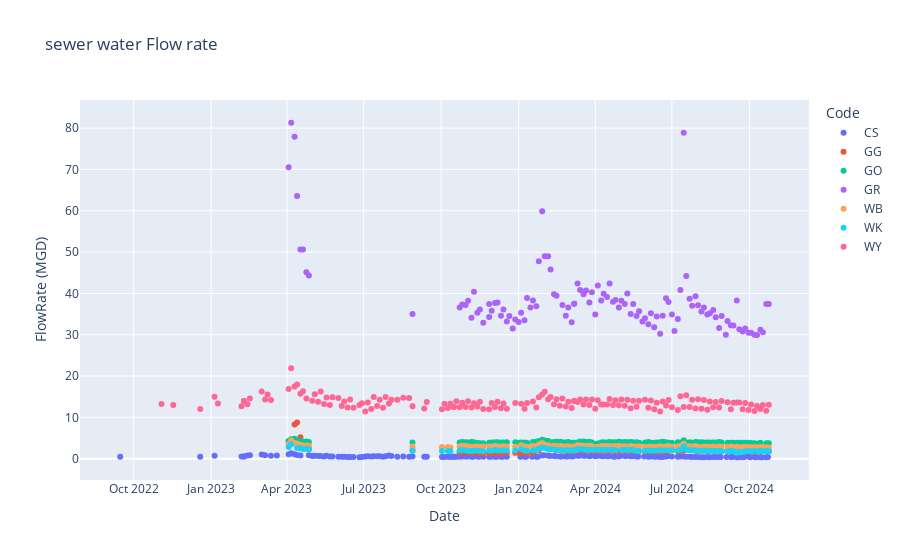

Notebook source saved alongside this figure:
### Code cell
px.scatter(PMMoV_df, 
           title = 'sewer water Flow rate',
           x=PMMoV_df['Date'], 
           y=PMMoV_df['FlowRate (MGD)'],
           color =PMMoV_df['Code'],
           render_mode='svg')

### Figure 1 — Plotly figure (JSON) as saved in the notebook; plotly's stock layout.template omitted (floating-point values rounded to 4 significant figures; data arrays with more than 128 entries replaced by an {"elided": "..."} marker saying what was removed)
{"data": [{"hovertemplate": "Code=CS<br>Date=%{x}<br>FlowRate (MGD)=%{y}<extra></extra>", "legendgroup": "CS", "marker": {"color": "#636efa", "symbol": "circle"}, "mode": "markers", "name": "CS", "orientation": "v", "showlegend": true, "type": "scatter", "x": {"elided": "160 str values"}, "xaxis": "x", "y": {"elided": "160 float values"}, "yaxis": "y"}, {"hovertemplate": "Code=GG<br>Date=%{x}<br>FlowRate (MGD)=%{y}<extra></extra>", "legendgroup": "GG", "marker": {"color": "#EF553B", "symbol": "circle"}, "mode": "markers", "name": "GG", "orientation": "v", "showlegend": true, "type": "scatter", "x": {"elided": "164 str values"}, "xaxis": "x", "y": {"elided": "164 float values"}, "yaxis": "y"}, {"hovertemplate": "Code=GO<br>Date=%{x}<br>FlowRate (MGD)=%{y}<extra></extra>", "legendgroup": "GO", "marker": {"color": "#00cc96", "symbol": "circle"}, "mode": "markers", "name": "GO", "orientation": "v", "showlegend": true, "type": "scatter", "x": {"elided": "162 str values"}, "xaxis": "x", "y": {"elided": "162 float values"}, "yaxis": "y"}, {"hovertemplate": "Code=GR<br>Date=%{x}<br>FlowRate (MGD)=%{y}<extra></extra>", "legendgroup": "GR", "marker": {"color": "#ab63fa", "symbol": "circle"}, "mode": "markers", "name": "GR", "orientation": "v", "showlegend": true, "type": "scatter", "x": {"elided": "172 str values"}, "xaxis": "x", "y": {"elided": "172 float values"}, "yaxis": "y"}, {"hovertemplate": "Code=WB<br>Date=%{x}<br>FlowRate (MGD)=%{y}<extra></extra>", "legendgroup": "WB", "marker": {"color": "#FFA15A", "symbol": "circle"}, "mode": "markers", "name": "WB", "orientation": "v", "showlegend": true, "type": "scatter", "x": {"elided": "162 str values"}, "xaxis": "x", "y": {"elided": "162 mixed values"}, "yaxis": "y"}, {"hovertemplate": "Code=WK<br>Date=%{x}<br>FlowRate (MGD)=%{y}<extra></extra>", "legendgroup": "WK", "marker": {"color": "#19d3f3", "symbol": "circle"}, "mode": "markers", "name": "WK", "orientation": "v", "showlegend": true, "type": "scatter", "x": {"elided": "158 str values"}, "xaxis": "x", "y": {"elided": "158 float values"}, "yaxis": "y"}, {"hovertemplate": "Code=WY<br>Date=%{x}<br>FlowRate (MGD)=%{y}<extra></extra>", "legendgroup": "WY", "marker": {"color": "#FF6692", "symbol": "circle"}, "mode": "markers", "name": "WY", "orientation": "v", "showlegend": true, "type": "scatter", "x": {"elided": "161 str values"}, "xaxis": "x", "y": {"elided": "161 float values"}, "yaxis": "y"}], "layout": {"legend": {"title": {"text": "Code"}, "tracegroupgap": 0}, "title": {"text": "sewer water Flow rate"}, "xaxis": {"anchor": "y", "domain": [0, 1], "title": {"text": "Date"}}, "yaxis": {"anchor": "x", "domain": [0, 1], "title": {"text": "FlowRate (MGD)"}}}}
